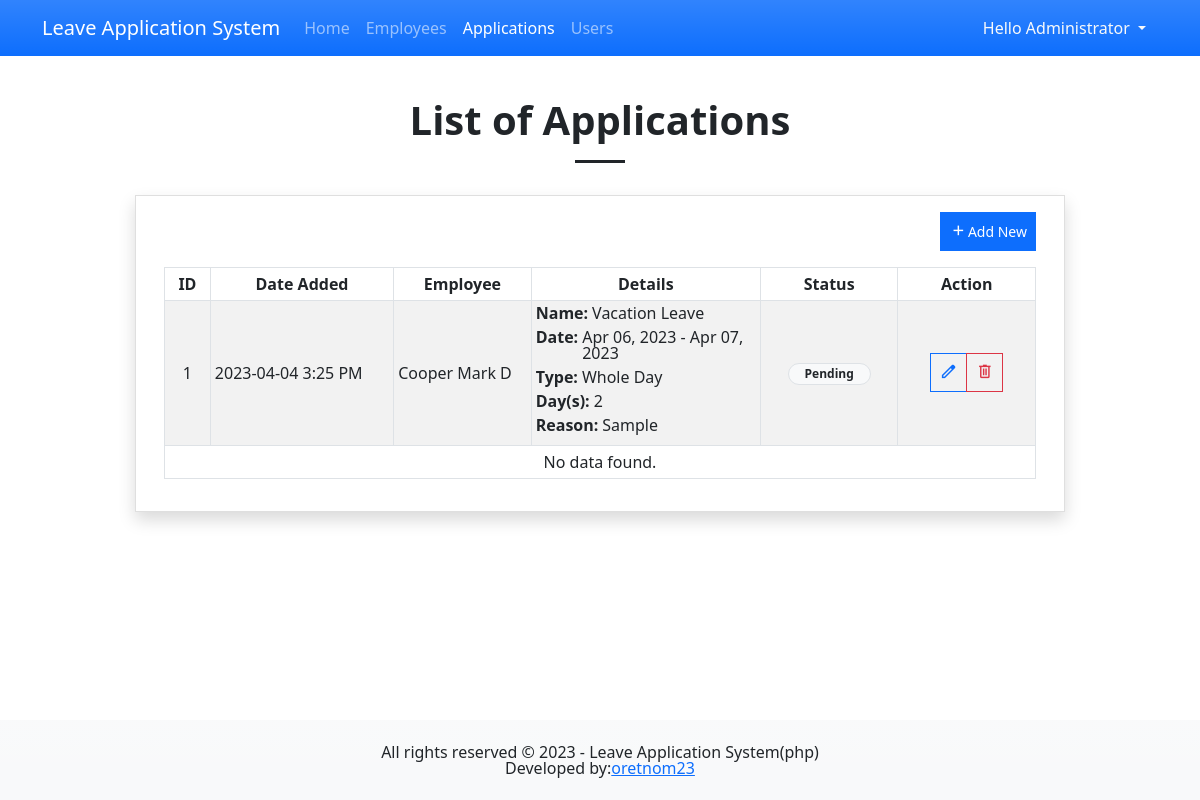
The app's page /?page=applications (signed in) with its own data.
### tables this page shows
CREATE TABLE "application_list" (
	"application_id"	INTEGER NOT NULL,
	"employee_id"	INTEGER NOT NULL,
	"leave_priv_id"	INTEGER NOT NULL,
	"from"	DATE NOT NULL,
	"to"	DATE NOT NULL,
	"type"	TINYINT(1) NOT NULL DEFAULT 1,
	"status"	TINYINT(1) NOT NULL DEFAULT 0,
	"remarks"	TEXT DEFAULT NULL,
	"date_created"	TIMESTAMP DEFAULT CURRENT_TIMESTAMP,
	FOREIGN KEY("leave_priv_id") REFERENCES "leave_priv_list"("leave_priv_id"),
	FOREIGN KEY("employee_id") REFERENCES "employee_list"("employee_id"),
	PRIMARY KEY("application_id" AUTOINCREMENT)
);

CREATE TABLE `leave_priv_list` (
            `leave_priv_id` INTEGER NOT NULL PRIMARY KEY AUTOINCREMENT,
            `employee_id` INTEGER NOT NULL,
            `name` TEXT NOT NULL,
            `credits` TINYINT(5) NOT NULL,
            `date_created` TIMESTAMP DEFAULT CURRENT_TIMESTAMP,
            FOREIGN KEY(`employee_id`) REFERENCES `employee_list`(`employee_id`)
        );

### applications.php (the view, shortened to what this page needs)
<h1 class="text-center fw-bolder">List of Applications</h1>
<hr class="mx-auto opacity-100" style="width:50px;height:3px">
<div class="col-lg-10 col-md-11 col-sm-12 mx-auto py-3">
    <div class="card rounded-0 shadow">
        <div class="card-body rounded-0">
            <div class="container-fluid">
                <div class="row justify-content-end mb-3">
                    <div class="col-auto">
                        <a class="btn btn-sm btn-primary rounded-0 d-flex align-items-center" href="./?page=manage_application"><i class="material-symbols-outlined">add</i> Add New</a>
                    </div>
                </div>
                <div class="table-responsive">
                    <table class="table table-sm table-bordered table-hover table-striped">
                        <colgroup>
                            <col width="5%">
                            <col width="20%">
                            <col width="15%">
                            <col width="25%">
                            <col width="15%">
                            <col width="15%">
                        </colgroup>
                        <thead>
                            <tr>
                                <th class="text-center">ID</th>
                                <th class="text-center">Date Added</th>
                                <th class="text-center">Employee</th>
                                <th class="text-center">Details</th>
                                <th class="text-center">Status</th>
                                <th class="text-center">Action</th>
                            </tr>
                        </thead>
                        <tbody>
                            <?php
                            $i = 1;
                            $applications_sql = "SELECT  `application_list`.*, (`employee_list`.`lastname` || ' ' ||  `employee_list`.`firstname` ||  ' ' || `employee_list`.`middlename`) as `fullname`, `leave_priv_list`.`name` as `leave_name`, `application_list`.`type` as `leave_type` FROM `application_list` inner join `employee_list` on `employee_list`.employee_id = `application_list`.employee_id inner join `leave_priv_list` on leave_priv_list.leave_priv_id = `application_list`.leave_priv_id ORDER BY (`employee_list`.`lastname` || ' ' ||  `employee_list`.`firstname` ||  ' ' || `employee_list`.`middlename`) asc";
                            $applications_qry = $conn->query($applications_sql);
                            while($row = $applications_qry->fetchArray()):
                                $date_created = new DateTime($row['date_created'], new DateTimeZone('UTC'));$date_created->setTimezone(new DateTimeZone('Asia/Manila'));
                                $dividen = $row['type'] == 2 ? 2 : 1;
                            ?>
                            <tr>
                                <td class="text-center"><?= $i++; ?></td>
                                <td><?= $date_created->format('Y-m-d g:i A') ?></td>
                                <td><?= $row['fullname'] ?></td>
                                <td>
                                    <dl class="d-flex lh-1 my-0">
                                        <dt class="col-auto pe-1">Name:</dt>
                                        <dd><?= $row['leave_name'] ?></dd>
                                    </dl>
                                    <dl class="d-flex lh-1 my-0">
                                        <dt class="col-auto pe-1">Date:</dt>
                                        <dd>
                                            <?php if(strtotime($row['from']) == strtotime($row['to'])): ?>
                                                <?= date("M d, Y", strtotime($row['from'])) ?>
                                            <?php else: ?>
                                                <?= date("M d, Y", strtotime($row['from'])) ?> - <?= date("M d, Y", strtotime($row['to'])) ?>
                                            <?php endif; ?>
                                        </dd>
                                    </dl>
                                    <dl class="d-flex lh-1 my-0">
                                        <dt class="col-auto pe-1">Type:</dt>
                                        <dd><?= $row['leave_type'] == 1 ? "Whole Day" : "Half Day" ?></dd>
                                    </dl>
                                    <dl class="d-flex lh-1 my-0">
                                        <dt class="col-auto pe-1">Day(s):</dt>
                                        <dd><?= (((strtotime($row['to']) - strtotime($row['from'])) / (60 * 60 * 24)) + 1) / $dividen ?></dd>
                                    </dl>
                                    <dl class="d-flex lh-1 my-0">
                                        <dt class="col-auto pe-1">Reason:</dt>
                                        <dd><?= $row['remarks'] ?></dd>
                                    </dl>
                                </td>
                                <td class="text-center">
                                    <?php
                                        switch($row['status']){
                                            default:
                                                echo "<span class='badge bg-light text-dark border rounded-pill px-3'>Pending</span>";
                                                break;
                                        }
                                    ?>
                                </td>
                                <td class="text-center">
                                    <div class="btn-group btn-group-sm">
                                        <a class="btn btn-sm btn-outline-primary rounded-0 edit_data" href="./?page=manage_application&id=<?= $row['application_id'] ?>" data-id='<?= $row['application_id'] ?>' title="Edit Application"><span class="material-symbols-outlined">edit</span></a>
                                        <button class="btn btn-sm btn-outline-danger rounded-0 delete_data" type="button" data-id='<?= $row['application_id'] ?>' title="Delete Application"><span class="material-symbols-outlined">delete</span></button>
                                    </div>
                                </td>
                            </tr>
                            <?php endwhile; ?>
                            <?php if(!$applications_qry->fetchArray()): ?>
                                <tr>
                                    <td colspan="6" class="text-center">No data found.</td>
                                </tr>
                            <?php endif; ?>
                        </tbody>
                    </table>
                </div>
            </div>
        </div>
    </div>
</div>

### css/custom.css (style rules this page uses)
html, body { margin: unset; height: 100%; width: 100%; overflow-x: hidden; }
body { padding-bottom:5em; }
.material-symbols-outlined { font-size: 1.2rem !important; line-height: inherit !important; }
table th, table td { vertical-align: middle !important; }

### records on screen
application_list: date_created "2023-04-04 3:25 PM", fullname "Cooper Mark D", leave_priv.name "Vacation Leave", from "Apr 06, 2023", to "Apr 07, 2023", shows "Whole Day", (((strtotime($row['to']) - strtotime($row['from'])) / (60 * 60 * 24)) + 1) / $dividen "2", remarks "Sample", status "Pending"

### other values on screen
$_SESSION['fullname'] "Administrator"
